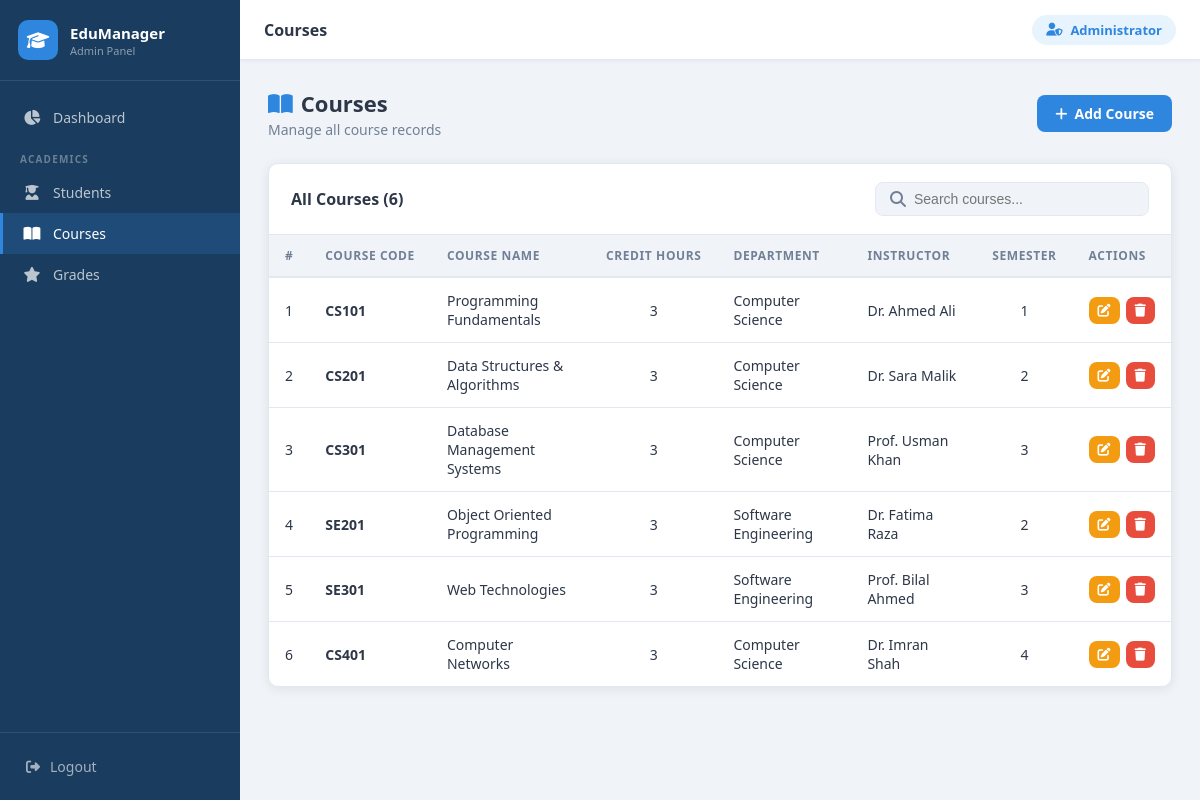
The app's page /courses/index.php (signed in) with its own data.
### tables this page shows
CREATE TABLE IF NOT EXISTS courses (
    id           INT AUTO_INCREMENT PRIMARY KEY,
    course_code  VARCHAR(20)  NOT NULL UNIQUE,
    course_name  VARCHAR(150) NOT NULL,
    credit_hours INT DEFAULT 3,
    department   VARCHAR(100),
    instructor   VARCHAR(100),
    semester     INT,
    created_at   TIMESTAMP DEFAULT CURRENT_TIMESTAMP
);

### courses/index.php (the view, shortened to what this page needs)
<?php
$db = getDB();
$courses = $db->query("SELECT * FROM courses ORDER BY created_at DESC");
$total   = $db->query("SELECT COUNT(*) AS c FROM courses")->fetch_assoc()['c'];
include '../includes/header.php';
?>
<div class="page-header">
    <div>
        <h1><i class="fas fa-book-open" style="color:var(--accent);margin-right:8px;"></i>Courses</h1>
        <p>Manage all course records</p>
    </div>
    <a href="add.php" class="btn btn-primary"><i class="fas fa-plus"></i> Add Course</a>
</div>
<div class="card">
    <div class="card-header">
        <h2>All Courses (<span id="rowCount"><?= $total ?></span>)</h2>
        <div class="search-box">
            <i class="fas fa-search"></i>
            <input type="text" id="tableSearch" placeholder="Search courses...">
        </div>
    </div>
    <div class="table-responsive">
        <table>
            <thead>
                <tr>
                    <th>#</th>
                    <th>Course Code</th>
                    <th>Course Name</th>
                    <th>Credit Hours</th>
                    <th>Department</th>
                    <th>Instructor</th>
                    <th>Semester</th>
                    <th>Actions</th>
                </tr>
            </thead>
            <tbody>
                <?php $i=1; while($row = $courses->fetch_assoc()): ?>
                <tr>
                    <td><?= $i++ ?></td>
                    <td><strong><?= htmlspecialchars($row['course_code']) ?></strong></td>
                    <td><?= htmlspecialchars($row['course_name']) ?></td>
                    <td style="text-align:center;"><?= $row['credit_hours'] ?></td>
                    <td><?= htmlspecialchars($row['department']) ?></td>
                    <td><?= htmlspecialchars($row['instructor'] ?? '—') ?></td>
                    <td style="text-align:center;"><?= $row['semester'] ?></td>
                    <td>
                        <div class="action-btns">
                            <a href="edit.php?id=<?=$row['id']?>" class="btn btn-warning btn-sm btn-icon" title="Edit">
                                <i class="fas fa-edit"></i>
                            </a>
                            <button onclick="confirmDelete('delete.php?id=<?=$row['id']?>', '<?=htmlspecialchars($row['course_name'])?>')"
                                    class="btn btn-danger btn-sm btn-icon" title="Delete">
                                <i class="fas fa-trash"></i>
                            </button>
                        </div>
                    </td>
                </tr>
                <?php endwhile; ?>
            </tbody>
        </table>
    </div>
</div>
<?php include '../includes/footer.php'; ?>

### css/style.css (style rules this page uses)
*, *::before, *::after { box-sizing: border-box; margin: 0; padding: 0; }
:root { --primary: #1a3c5e; --primary-lt: #245480; --accent: #2e86de; --accent-lt: #e8f4fd; --success: #27ae60; --warning: #f39c12; --danger: #e74c3c; --bg: #f0f4f8; --card: #ffffff; --text: #2d3748; --text-muted: #718096; --border: #e2e8f0; --sidebar-w: 240px; --topbar-h: 60px; --radius: 10px; --shadow: 0 2px 12px rgba(0,0,0,.08); }
body { font-family: 'Segoe UI', Arial, sans-serif; background: var(--bg); color: var(--text); display: flex; min-height: 100vh; }
a { text-decoration: none; color: inherit; }
.page-header { display: flex; align-items: center; justify-content: space-between; margin-bottom: 24px; flex-wrap: wrap; gap: 12px; }
.page-header h1 { font-size: 22px; font-weight: 700; }
.page-header p { color: var(--text-muted); font-size: 14px; margin-top: 2px; }
.card { background: var(--card); border-radius: var(--radius); box-shadow: var(--shadow); border: 1px solid var(--border); overflow: hidden; }
.card-header { padding: 18px 22px; border-bottom: 1px solid var(--border); display: flex; align-items: center; justify-content: space-between; gap: 12px; flex-wrap: wrap; }
.card-header h2 { font-size: 16px; font-weight: 700; }
.table-responsive { overflow-x: auto; }
table { width: 100%; border-collapse: collapse; font-size: 14px; }
thead th { background: var(--bg); padding: 12px 16px; text-align: left; font-weight: 700; font-size: 12px; text-transform: uppercase; letter-spacing: .6px; color: var(--text-muted); border-bottom: 2px solid var(--border); white-space: nowrap; }
tbody td { padding: 13px 16px; border-bottom: 1px solid var(--border); vertical-align: middle; }
tbody tr:last-child td { border-bottom: none; }
.btn { display: inline-flex; align-items: center; gap: 7px; padding: 9px 18px; border-radius: 8px; font-size: 14px; font-weight: 600; border: none; cursor: pointer; transition: all .2s; white-space: nowrap; }
.btn-primary { background: var(--accent); color: #fff; }
.btn-warning { background: var(--warning); color: #fff; }
.btn-danger { background: var(--danger); color: #fff; }
.btn-sm { padding: 6px 12px; font-size: 13px; }
.btn-icon { padding: 7px 9px; }
.search-box { display: flex; align-items: center; gap: 8px; background: var(--bg); border: 1.5px solid var(--border); border-radius: 8px; padding: 8px 14px; }
.search-box i { color: var(--text-muted); }
.search-box input { border: none; background: transparent; font-size: 14px; color: var(--text); width: 220px; outline: none; }
.action-btns { display: flex; gap: 6px; }

### records on screen
courses: course_code "CS101", course_name "Programming Fundamentals", credit_hours "3", department "Computer Science", instructor "Dr. Ahmed Ali", semester "1"
courses: course_code "CS201", course_name "Data Structures & Algorithms", credit_hours "3", department "Computer Science", instructor "Dr. Sara Malik", semester "2"
courses: course_code "CS301", course_name "Database Management Systems", credit_hours "3", department "Computer Science", instructor "Prof. Usman Khan", semester "3"
courses: course_code "SE201", course_name "Object Oriented Programming", credit_hours "3", department "Software Engineering", instructor "Dr. Fatima Raza", semester "2"
courses: course_code "SE301", course_name "Web Technologies", credit_hours "3", department "Software Engineering", instructor "Prof. Bilal Ahmed", semester "3"
courses: course_code "CS401", course_name "Computer Networks", credit_hours "3", department "Computer Science", instructor "Dr. Imran Shah", semester "4"

### other values on screen
$pageTitle "Courses"
$_SESSION['admin_name'] "Administrator"
$total "6"
